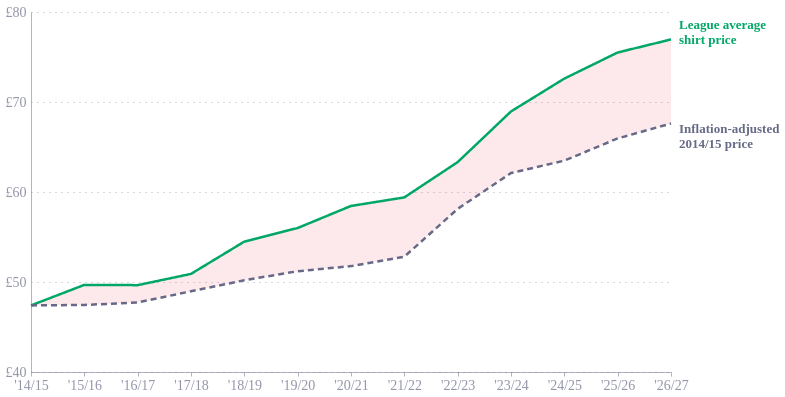

The cell this chart's notebook holds for it:
### Code cell
GREEN, GREY, PINK = '#00a767', '#676a86', '#e6224b'
WIDTH = 640

xenc = alt.X('Season:N',
             axis=alt.Axis(title=None, labelAngle=0, labelFontSize=14,
                           labelExpr='"\'" + slice(datum.label, 2)'),
             scale=alt.Scale(padding=0))
yscale = alt.Scale(domain=[40, 80])
yaxis  = alt.Axis(values=[40, 45, 50, 55, 60, 65, 70, 75, 80],
                  labelExpr='"£" + datum.value', labelFontSize=14, title=None)

colscale = alt.Scale(domain=[L_SHIRT, L_INFL], range=[GREEN, GREY])

# pink band between inflation-adjusted price (lower) and actual price (upper)
area = alt.Chart(df).mark_area(color=PINK, opacity=.1).encode(
    x=xenc,
    y=alt.Y('inflation_price:Q', scale=yscale, axis=yaxis),
    y2='shirt_price:Q',
)

# the two lines: solid green + dashed grey
lines = alt.Chart(long).mark_line(strokeWidth=2.5).encode(
    x=xenc,
    y=alt.Y('price:Q', scale=yscale, axis=yaxis),
    color=alt.Color('label:N', scale=colscale, legend=None),
    strokeDash=alt.StrokeDash('label:N',
        scale=alt.Scale(domain=[L_SHIRT, L_INFL], range=[[1, 0], [6, 4]]),
        legend=None),
)

# end-of-line labels, wrapped onto two lines, coloured to match each line
end_pts = long[long['Season'] == long['Season'].iloc[-1]]

label_lines = {                                    # each label split across two lines
    L_SHIRT: ['League average', 'shirt price'],
    L_INFL:  ['Inflation-adjusted', '2014/15 price'],
}
label_dy = {L_SHIRT: -14, L_INFL: 6}               # nudge each label up/down to avoid overlap

end_labels = alt.layer(*[
    alt.Chart(end_pts[end_pts.label == lbl]).mark_text(
        align='left', dx=8, dy=label_dy[lbl],
        fontWeight='bold', fontSize=13, lineHeight=15
    ).encode(
        x=xenc,
        y=alt.Y('price:Q', scale=yscale),
        text=alt.value(label_lines[lbl]),          # list -> multi-line text
        color=alt.Color('label:N', scale=colscale, legend=None),
    )
    for lbl in [L_SHIRT, L_INFL]
])

main = alt.layer(area, lines, end_labels).properties(
    width=WIDTH, height=360
).configure_view(stroke=None)

main

### Figure 1 — Vega-Lite specification as saved in the notebook (floating-point values rounded to 4 significant figures)
{"config": {"font": "Circular Std", "text": {"color": "#676A86", "align": "left", "baseline": "middle", "dx": 7, "dy": 0, "fontSize": 11}, "view": {"stroke": null, "continuousWidth": 400, "continuousHeight": 300, "discreteWidth": 400, "discreteHeight": 300}, "range": {"category": ["#36B7B4", "#E6224B", "#F4C245", "#0063AF", "#00A767", "#179FDB", "#EB5C2E", "#5C267B", "#122B39"], "diverging": ["#E6224B", "#E54753", "#C9C9C9", "#179FDB", "#122B39"], "heatmap": ["#C9C9C9", "#179FDB", "#0063AF", "#122B39"], "ordinal": ["#00A767", "#36B7B4", "#179FDB", "#0063AF", "#243B5A"]}, "bar": {"color": "#179fdb"}, "line": {"color": "#e6224b"}, "rule": {"color": "#676A86"}, "area": {"opacity": 0.8}, "point": {"filled": true, "size": 80, "color": "#e6224b", "opacity": 0.95}, "geoshape": {"stroke": "white", "strokeWidth": 0.3}, "rect": {"fill": "#d6d4d4", "opacity": 0.3}, "axis": {"labelColor": "#676A86", "labelFontSize": 11, "labelFont": "Circular Std", "labelOpacity": 0.7, "tickColor": "#676A86", "tickOpacity": 0.5, "domainColor": "#676A86", "domainOpacity": 0.5, "gridColor": "#676A86", "gridDash": [2, 2], "gridOpacity": 0.5, "title": null, "titleColor": "#676A86", "titleOpacity": 0.8, "tickSize": 4}, "axisXDiscrete": {"grid": false, "labelAngle": 0, "tickCount": 10, "tickOpacity": 0.5, "title": null}, "axisYDiscrete": {"ticks": false, "labelPadding": 5}, "axisXTemporal": {"grid": false, "ticks": true}, "axisXQuantitative": {"grid": true}, "axisYQuantitative": {"gridColor": "#676A86", "gridDash": [1, 5], "gridOpacity": 0.5, "ticks": false, "labelPadding": 5, "tickCount": 8, "titleAngle": 0, "titleAlign": "left", "titleBaseline": "bottom", "titleX": 0, "titleY": -5}, "title": {"color": "#676A86E6", "subtitleColor": "#676A86", "font": "Circular Std", "subtitleFont": "Circular Std", "anchor": "start", "fontSize": 14, "subtitleFontSize": 12, "subtitlePadding": 4, "offset": 0, "frame": "group"}, "legend": {"titleColor": "#122b39", "title": null, "labelColor": "#122b39", "labelFontSize": 11}}, "layer": [{"data": {"name": "data-fd319ad67e4cfc84000f86739ba6d3c5"}, "mark": {"type": "area", "color": "#e6224b", "opacity": 0.1}, "encoding": {"x": {"axis": {"labelAngle": 0, "labelExpr": "\"'\" + slice(datum.label, 2)", "labelFontSize": 14, "title": null}, "field": "Season", "scale": {"padding": 0}, "type": "nominal"}, "y": {"axis": {"labelExpr": "\"£\" + datum.value", "labelFontSize": 14, "title": null, "values": [40, 45, 50, 55, 60, 65, 70, 75, 80]}, "field": "inflation_price", "scale": {"domain": [40, 80]}, "type": "quantitative"}, "y2": {"field": "shirt_price"}}}, {"data": {"name": "data-5a17337793b8598436311645e444010a"}, "mark": {"type": "line", "strokeWidth": 2.5}, "encoding": {"color": {"field": "label", "legend": null, "scale": {"domain": ["League average shirt price", "inflation-adjusted '14/15 price"], "range": ["#00a767", "#676a86"]}, "type": "nominal"}, "strokeDash": {"field": "label", "legend": null, "scale": {"domain": ["League average shirt price", "inflation-adjusted '14/15 price"], "range": [[1, 0], [6, 4]]}, "type": "nominal"}, "x": {"axis": {"labelAngle": 0, "labelExpr": "\"'\" + slice(datum.label, 2)", "labelFontSize": 14, "title": null}, "field": "Season", "scale": {"padding": 0}, "type": "nominal"}, "y": {"axis": {"labelExpr": "\"£\" + datum.value", "labelFontSize": 14, "title": null, "values": [40, 45, 50, 55, 60, 65, 70, 75, 80]}, "field": "price", "scale": {"domain": [40, 80]}, "type": "quantitative"}}}, {"layer": [{"data": {"name": "data-fc3c90bab25e4f3683c94ae8205b9ecc"}, "mark": {"type": "text", "align": "left", "dx": 8, "dy": -14, "fontSize": 13, "fontWeight": "bold", "lineHeight": 15}, "encoding": {"color": {"field": "label", "legend": null, "scale": {"domain": ["League average shirt price", "inflation-adjusted '14/15 price"], "range": ["#00a767", "#676a86"]}, "type": "nominal"}, "text": {"value": ["League average", "shirt price"]}, "x": {"axis": {"labelAngle": 0, "labelExpr": "\"'\" + slice(datum.label, 2)", "labelFontSize": 14, "title": null}, "field": "Season", "scale": {"padding": 0}, "type": "nominal"}, "y": {"field": "price", "scale": {"domain": [40, 80]}, "type": "quantitative"}}}, {"data": {"name": "data-6926f070f5f24751826406ebcc88f36d"}, "mark": {"type": "text", "align": "left", "dx": 8, "dy": 6, "fontSize": 13, "fontWeight": "bold", "lineHeight": 15}, "encoding": {"color": {"field": "label", "legend": null, "scale": {"domain": ["League average shirt price", "inflation-adjusted '14/15 price"], "range": ["#00a767", "#676a86"]}, "type": "nominal"}, "text": {"value": ["Inflation-adjusted", "2014/15 price"]}, "x": {"axis": {"labelAngle": 0, "labelExpr": "\"'\" + slice(datum.label, 2)", "labelFontSize": 14, "title": null}, "field": "Season", "scale": {"padding": 0}, "type": "nominal"}, "y": {"field": "price", "scale": {"domain": [40, 80]}, "type": "quantitative"}}}]}], "height": 360, "width": 640, "$schema": "https://vega.github.io/schema/vega-lite/v6.4.1.json", "datasets": {"data-fd319ad67e4cfc84000f86739ba6d3c5": [{"Season": "2014/15", "shirt_price": 47.4, "inflation_price": 47.4}, {"Season": "2015/16", "shirt_price": 49.68, "inflation_price": 47.45}, {"Season": "2016/17", "shirt_price": 49.65, "inflation_price": 47.73}, {"Season": "2017/18", "shirt_price": 50.9, "inflation_price": 48.97}, {"Season": "2018/19", "shirt_price": 54.49, "inflation_price": 50.2}, {"Season": "2019/20", "shirt_price": 56.0, "inflation_price": 51.2}, {"Season": "2020/21", "shirt_price": 58.45, "inflation_price": 51.77}, {"Season": "2021/22", "shirt_price": 59.4, "inflation_price": 52.81}, {"Season": "2022/23", "shirt_price": 63.32, "inflation_price": 58.12}, {"Season": "2023/24", "shirt_price": 68.95, "inflation_price": 62.11}, {"Season": "2024/25", "shirt_price": 72.6, "inflation_price": 63.48}, {"Season": "2025/26", "shirt_price": 75.5, "inflation_price": 65.95}, {"Season": "2026/27", "shirt_price": 76.95, "inflation_price": 67.61}], "data-5a17337793b8598436311645e444010a": [{"Season": "2014/15", "series": "shirt_price", "price": 47.4, "label": "League average shirt price"}, {"Season": "2015/16", "series": "shirt_price", "price": 49.68, "label": "League average shirt price"}, {"Season": "2016/17", "series": "shirt_price", "price": 49.65, "label": "League average shirt price"}, {"Season": "2017/18", "series": "shirt_price", "price": 50.9, "label": "League average shirt price"}, {"Season": "2018/19", "series": "shirt_price", "price": 54.49, "label": "League average shirt price"}, {"Season": "2019/20", "series": "shirt_price", "price": 56.0, "label": "League average shirt price"}, {"Season": "2020/21", "series": "shirt_price", "price": 58.45, "label": "League average shirt price"}, {"Season": "2021/22", "series": "shirt_price", "price": 59.4, "label": "League average shirt price"}, {"Season": "2022/23", "series": "shirt_price", "price": 63.32, "label": "League average shirt price"}, {"Season": "2023/24", "series": "shirt_price", "price": 68.95, "label": "League average shirt price"}, {"Season": "2024/25", "series": "shirt_price", "price": 72.6, "label": "League average shirt price"}, {"Season": "2025/26", "series": "shirt_price", "price": 75.5, "label": "League average shirt price"}, {"Season": "2026/27", "series": "shirt_price", "price": 76.95, "label": "League average shirt price"}, {"Season": "2014/15", "series": "inflation_price", "price": 47.4, "label": "inflation-adjusted '14/15 price"}, {"Season": "2015/16", "series": "inflation_price", "price": 47.45, "label": "inflation-adjusted '14/15 price"}, {"Season": "2016/17", "series": "inflation_price", "price": 47.73, "label": "inflation-adjusted '14/15 price"}, {"Season": "2017/18", "series": "inflation_price", "price": 48.97, "label": "inflation-adjusted '14/15 price"}, {"Season": "2018/19", "series": "inflation_price", "price": 50.2, "label": "inflation-adjusted '14/15 price"}, {"Season": "2019/20", "series": "inflation_price", "price": 51.2, "label": "inflation-adjusted '14/15 price"}, {"Season": "2020/21", "series": "inflation_price", "price": 51.77, "label": "inflation-adjusted '14/15 price"}, {"Season": "2021/22", "series": "inflation_price", "price": 52.81, "label": "inflation-adjusted '14/15 price"}, {"Season": "2022/23", "series": "inflation_price", "price": 58.12, "label": "inflation-adjusted '14/15 price"}, {"Season": "2023/24", "series": "inflation_price", "price": 62.11, "label": "inflation-adjusted '14/15 price"}, {"Season": "2024/25", "series": "inflation_price", "price": 63.48, "label": "inflation-adjusted '14/15 price"}, {"Season": "2025/26", "series": "inflation_price", "price": 65.95, "label": "inflation-adjusted '14/15 price"}, {"Season": "2026/27", "series": "inflation_price", "price": 67.61, "label": "inflation-adjusted '14/15 price"}], "data-fc3c90bab25e4f3683c94ae8205b9ecc": [{"Season": "2026/27", "series": "shirt_price", "price": 76.95, "label": "League average shirt price"}], "data-6926f070f5f24751826406ebcc88f36d": [{"Season": "2026/27", "series": "inflation_price", "price": 67.61, "label": "inflation-adjusted '14/15 price"}]}}
